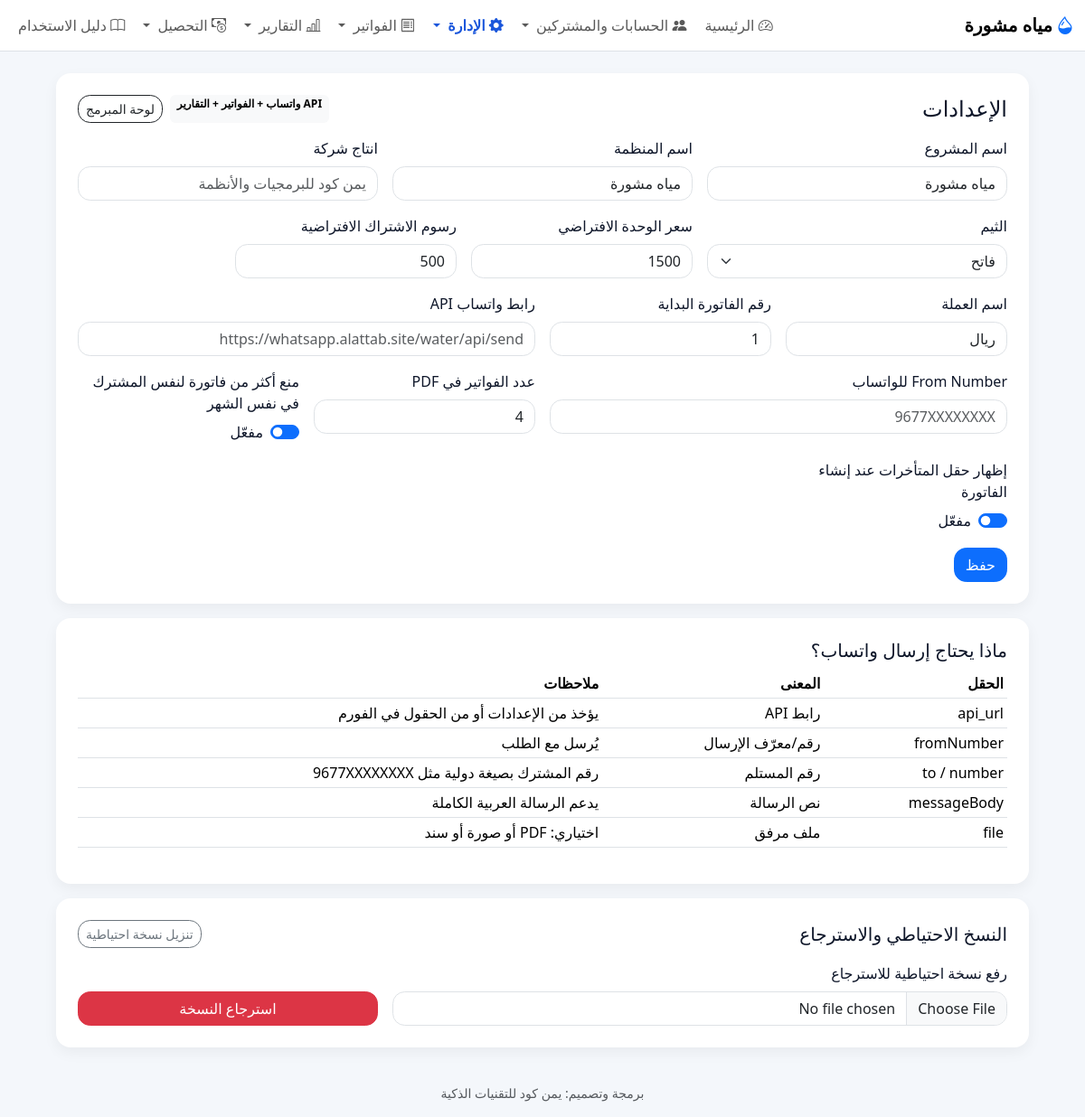
Before: /settings (signed in) with the older database file.
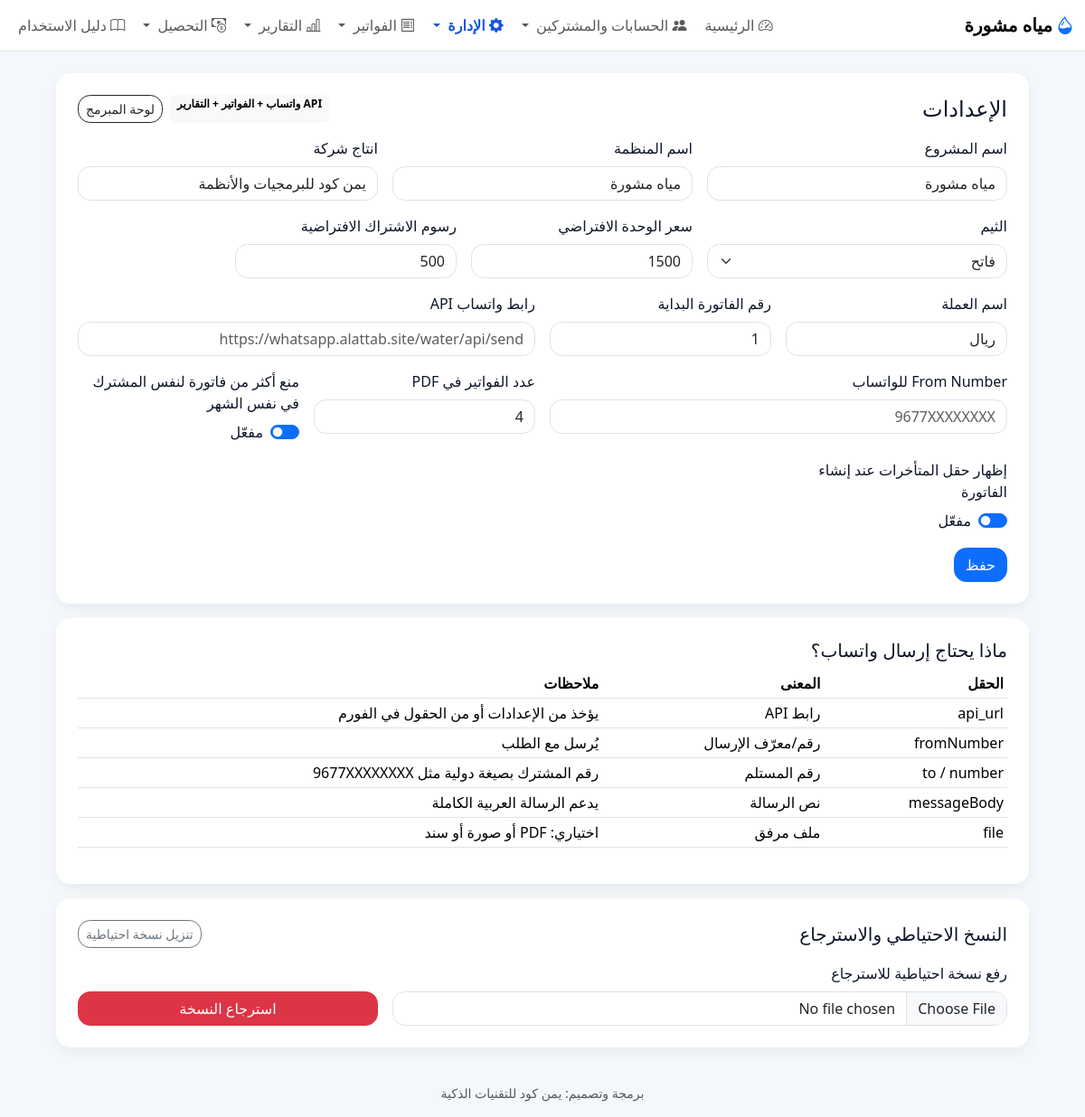
After: the same page with the newer database file.
### models.py (models this page shows)
class Base(DeclarativeBase):
    pass

class Settings(Base):
    __tablename__ = "settings"
    key: Mapped[str] = mapped_column(String, primary_key=True)
    value: Mapped[Optional[str]] = mapped_column(String, nullable=True)

### app.py (the view)
    @app.route("/settings", methods=["GET", "POST"])
    @login_required
    @role_required(["admin"])
    def settings():
        if request.method == "POST":
            for key in DEFAULT_SETTINGS:
                set_setting(key, request.form.get(key, "").strip())
            flash("تم حفظ الإعدادات.", "success")
            return redirect(url_for("settings"))
        settings_dict = {k: get_setting(k, v) for k, v in DEFAULT_SETTINGS.items()}
        return render_template("settings.html", settings=settings_dict)

### app.py (called while the page is built)
def login_required(f):
    @wraps(f)
    def decorated_function(*args, **kwargs):
        if session.get("user_id") is None:
            flash("يرجى تسجيل الدخول أولاً.", "warning")
            return redirect(url_for("login"))
        return f(*args, **kwargs)
    return decorated_function

def role_required(allowed_roles):
    def decorator(f):
        @wraps(f)
        def wrapper(*args, **kwargs):
            if not session.get("user_id"):
                return redirect(url_for("login"))
            user_role = g.user["role"] if g.user else None
            if not user_role or user_role.lower() not in [r.lower() for r in allowed_roles]:
                flash("ليس لديك الصلاحية للوصول إلى هذه الصفحة أو تنفيذ هذه العملية.", "danger")
                return redirect(url_for("index"))
            return f(*args, **kwargs)
        return wrapper
    return decorator

### database.py (called while the page is built, shortened)
def get_db():
    if "db" not in g:
        INSTANCE_DIR.mkdir(exist_ok=True)
        g.db = SQLAlchemyDBProxy(SessionLocal())
        try:
            g.db.execute("PRAGMA foreign_keys = ON")
        except Exception:
            pass
    return g.db

@contextmanager
def orm_session_scope():
    session = SessionLocal()
    try:
        yield session
        session.commit()
    except Exception:
        session.rollback()
        raise
    finally:
        session.close()

def get_setting(key, default=""):
    with orm_session_scope() as session:
        row = session.get(Settings, key)
        return row.value if row and row.value is not None else default

    def __getitem__(self, key):
        if isinstance(key, int):
            return self._values[key]
        return self._mapping[key]

    def __len__(self):
        return len(self._values)

    def fetchone(self):
        if self._index >= len(self._rows):
            return None
        row = self._rows[self._index]
        self._index += 1
        return row

    def _connection(self):
        return self.session.connection()

    def close(self):
        try:
            self.session.close()
        finally:
            try:
                SessionLocal.remove()
            except Exception:
                pass

### templates/settings.html (shortened to what this page needs)
{% extends "base.html" %}
{% block content %}
<div class="container" style="max-width: 1100px;">
  <div class="card p-4">
    <div class="d-flex justify-content-between align-items-center flex-wrap gap-2 mb-3">
      <h4 class="mb-0">الإعدادات</h4>
      <div class="d-flex gap-2 flex-wrap">
        <span class="badge text-bg-light">API واتساب + الفواتير + التقارير</span>
        <a class="btn btn-outline-dark btn-sm" href="{{ url_for('developer_tools') }}">لوحة المبرمج</a>
      </div>
    </div>
    <form method="post" class="row g-3">
      <div class="col-md-4"><label class="form-label">اسم المشروع</label><input class="form-control" name="project_name" value="{{ settings.project_name }}"></div>
      <div class="col-md-4"><label class="form-label">اسم المنظمة</label><input class="form-control" name="organization_name" value="{{ settings.organization_name }}"></div>
      <div class="col-md-4"><label class="form-label">انتاج شركة</label><input class="form-control" name="engineer_name" value="{{ settings.engineer_name }}" placeholder= "يمن كود للبرمجيات والأنظمة" readonly></div>
      <div class="col-md-4">
        <label class="form-label">الثيم</label>
        <select class="form-select" name="ui_theme">
          <option value="light" {% if settings.ui_theme == "light" %}selected{% endif %}>فاتح</option>
        </select>
      </div>
      <div class="col-md-3"><label class="form-label">سعر الوحدة الافتراضي</label><input class="form-control" name="default_unit_price" value="{{ settings.default_unit_price }}"></div>
      <div class="col-md-3"><label class="form-label">رسوم الاشتراك الافتراضية</label><input class="form-control" name="default_subscription_fee" value="{{ settings.default_subscription_fee }}"></div>
      <div class="col-md-3"><label class="form-label">اسم العملة</label><input class="form-control" name="currency_name" value="{{ settings.currency_name }}"></div>
      <div class="col-md-3"><label class="form-label">رقم الفاتورة البداية</label><input class="form-control" name="invoice_start_no" value="{{ settings.invoice_start_no }}"></div>
      <div class="col-md-6"><label class="form-label">رابط واتساب API</label><input class="form-control" name="whatsapp_api_url" value="{{ settings.whatsapp_api_url }}" placeholder="https://whatsapp.alattab.site/water/api/send" readonly></div>
      <div class="col-md-6"><label class="form-label">From Number للواتساب</label><input class="form-control" name="whatsapp_from_number" value="{{ settings.whatsapp_from_number }}" placeholder="9677XXXXXXXX"></div>
      <div class="col-md-3"><label class="form-label">عدد الفواتير في PDF</label><input class="form-control" name="invoice_rows_per_pdf" value="{{ settings.invoice_rows_per_pdf }}"></div>
      <div class="col-md-3">
        <label class="form-label d-block">منع أكثر من فاتورة لنفس المشترك في نفس الشهر</label>
        <div class="form-check form-switch">
          <input class="form-check-input" type="checkbox" role="switch" name="enforce_one_invoice_per_month" value="1" {% if settings.enforce_one_invoice_per_month|default('1') in ['1','true','True','yes','on'] %}checked{% endif %}>
          <label class="form-check-label">مفعّل</label>
        </div>
      </div>
      <div class="col-md-3">
        <label class="form-label d-block">إظهار حقل المتأخرات عند إنشاء الفاتورة</label>
        <div class="form-check form-switch">
          <input class="form-check-input" type="checkbox" role="switch" name="manual_previous_arrears_entry" value="1" {% if settings.manual_previous_arrears_entry|default('1') in ['1','true','True','yes','on'] %}checked{% endif %}>
          <label class="form-check-label">مفعّل</label>
        </div>
      </div>
      <div class="col-12"><button class="btn btn-primary">حفظ</button></div>
    </form>
  </div>
  <div class="card p-4 mt-3">
    <h5>ماذا يحتاج إرسال واتساب؟</h5>
    <div class="table-responsive">
      <table class="table table-sm align-middle">
        <thead><tr><th>الحقل</th><th>المعنى</th><th>ملاحظات</th></tr></thead>
        <tbody>
          <tr><td>api_url</td><td>رابط API</td><td>يؤخذ من الإعدادات أو من الحقول في الفورم</td></tr>
          <tr><td>fromNumber</td><td>رقم/معرّف الإرسال</td><td>يُرسل مع الطلب</td></tr>
          <tr><td>to / number</td><td>رقم المستلم</td><td>رقم المشترك بصيغة دولية مثل 9677XXXXXXXX</td></tr>
          <tr><td>messageBody</td><td>نص الرسالة</td><td>يدعم الرسالة العربية الكاملة</td></tr>
          <tr><td>file</td><td>ملف مرفق</td><td>اختياري: PDF أو صورة أو سند</td></tr>
        </tbody>
      </table>
    </div>
  </div>
  <div class="card p-4 mt-3">
    <div class="d-flex justify-content-between align-items-center flex-wrap gap-2 mb-3">
      <h5 class="mb-0">النسخ الاحتياطي والاسترجاع</h5>
      <a class="btn btn-outline-secondary btn-sm" href="{{ url_for('backup_db') }}">تنزيل نسخة احتياطية</a>
    </div>
    <form method="post" action="{{ url_for('restore_db') }}" enctype="multipart/form-data" class="row g-3 align-items-end">
      <div class="col-md-8">
        <label class="form-label">رفع نسخة احتياطية للاسترجاع</label>
        <input type="file" class="form-control" name="backup_file" accept=".sqlite3,.db,.sqlite">
      </div>
      <div class="col-md-4">
        <button class="btn btn-danger w-100" type="submit">استرجاع النسخة</button>
      </div>
    </form>
  </div>
</div>
{% endblock %}

### templates/base.html (shortened to what this page needs)
<!doctype html>
<html lang="ar" dir="rtl" class="notranslate" translate="no" data-theme="{{ setting('ui_theme', 'light') }}">
<head>
  <link href="https://cdn.jsdelivr.net/npm/bootstrap@5.3.3/dist/css/bootstrap.rtl.min.css" rel="stylesheet">
  <link href="https://cdn.jsdelivr.net/npm/bootstrap-icons@1.11.3/font/bootstrap-icons.min.css" rel="stylesheet">
  <link rel="stylesheet" href="{{ url_for('static', filename='css/style.css') }}">
</head>
<body>
  <nav class="navbar navbar-expand-lg bg-white border-bottom sticky-top">
    <div class="container-fluid">
      <a class="navbar-brand" href="{{ url_for('index') }}">
        <i class="bi bi-droplet-half text-primary me-1"></i>{{ setting('project_name', app_name) }}
      </a>
      <div class="collapse navbar-collapse" id="nav">
        <ul class="navbar-nav ms-auto gap-1">
          {% if current_user %}
          <li class="nav-item"><a class="nav-link {% if request.endpoint=='index' %}active{% endif %}" href="{{ url_for('index') }}"><i class="bi bi-speedometer2"></i> الرئيسية</a></li>
          <li class="nav-item dropdown">
              <a class="nav-link dropdown-toggle "
                href="#"
                data-bs-toggle="dropdown">
                  <i class="bi bi-people-fill"></i> الحسابات والمشتركين
              </a>
          </li>
        {% if current_user %}
<li class="nav-item dropdown">
    <a class="nav-link dropdown-toggle {% if request.endpoint in ['employee_portal','staff_monitor','import_data','settings'] %}active{% endif %}"
       href="#"
       data-bs-toggle="dropdown">
        <i class="bi bi-gear-fill"></i> الإدارة
    </a>
</li>
{% endif %}
         <li class="nav-item dropdown">
            <a class="nav-link dropdown-toggle " href="#" data-bs-toggle="dropdown">
              <i class="bi bi-receipt"></i> الفواتير
            </a>
          </li>
          <li class="nav-item dropdown">
          <a class="nav-link dropdown-toggle " href="#" data-bs-toggle="dropdown">
          <i class="bi bi-bar-chart-line"></i> التقارير
          </a>
          </li>
            <li class="nav-item dropdown">
            <a class="nav-link dropdown-toggle {% if request.endpoint in ['arrears_report','collector_daily_report','collection_trip'] %}active{% endif %}"
               href="#" data-bs-toggle="dropdown">
              <i class="bi bi-cash-coin"></i> التحصيل
            </a>
          </li>
          <li class="nav-item">
            <a class="nav-link {% if request.endpoint=='user_manual' %}active{% endif %}"
               href="{{ url_for('user_manual') }}">
              <i class="bi bi-book"></i> دليل الاستخدام
            </a>
          </li>
         {% endif %}
        </ul>
      </div>
    </div>
  </nav>
  <main class="container-fluid py-3 py-lg-4">
    {% block content %}{% endblock %}
  </main>
  <footer class="container-fluid py-3 text-center small text-muted">
    برمجة وتصميم: يمن كود للتقنيات الذكية
  </footer>
</body>
</html>

### static/css/style.css (style rules this page uses)
body { background: #f6f8fb; font-family: system-ui, -apple-system, "Segoe UI", Tahoma, Arial, sans-serif; }
.card { border: 0; border-radius: 1rem; box-shadow: 0 0.35rem 1rem rgba(0,0,0,.05); }
.table thead th { white-space: nowrap; }
.form-control, .form-select, .btn { border-radius: .85rem; }

### templates/base.html (style rules this page uses)
:root { --app-bg: #f4f7fb; --app-surface: #ffffff; --app-surface-2: #f8fafc; --app-text: #0f172a; --app-muted: #64748b; --app-border: #dbe4f0; --app-primary: #1a56db; --app-primary-contrast: #ffffff; }
.navbar-brand { font-weight: 800; }
.nav-link.active { font-weight: 700; color: var(--app-primary) !important; }
body { background: var(--app-bg); color: var(--app-text); }
.card, .dropdown-menu, .modal-content { background-color: var(--app-surface); color: var(--app-text); border-color: var(--app-border); }

Changed rows visible on the page:
now on this page (row edited): Settings: engineer_name "يمن كود للبرمجيات والأنظمة"
